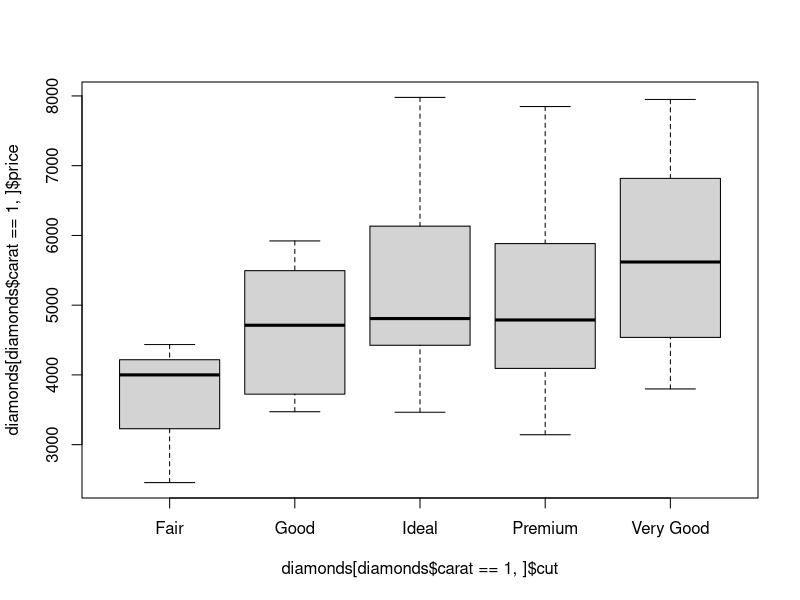
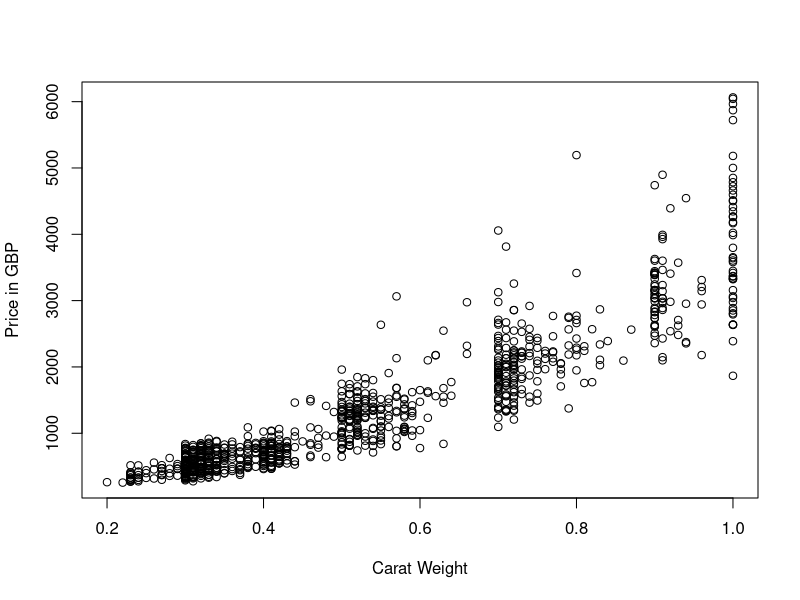
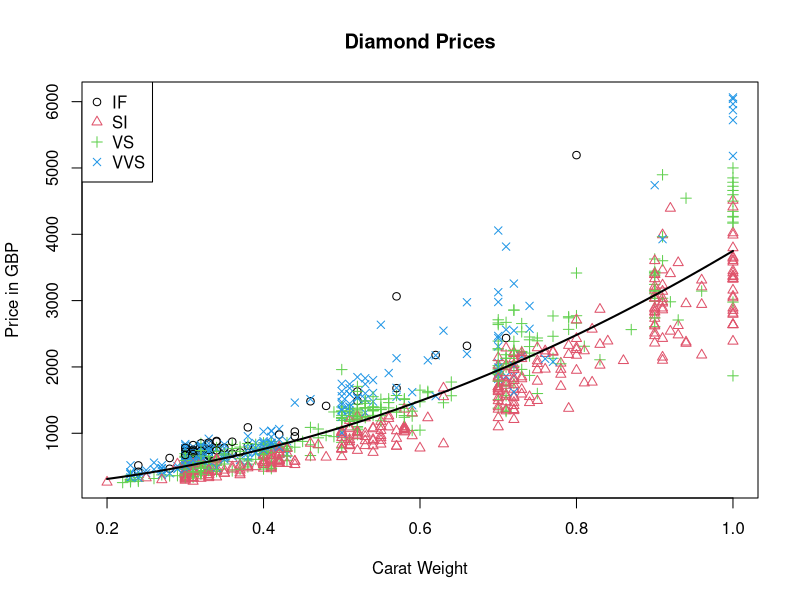
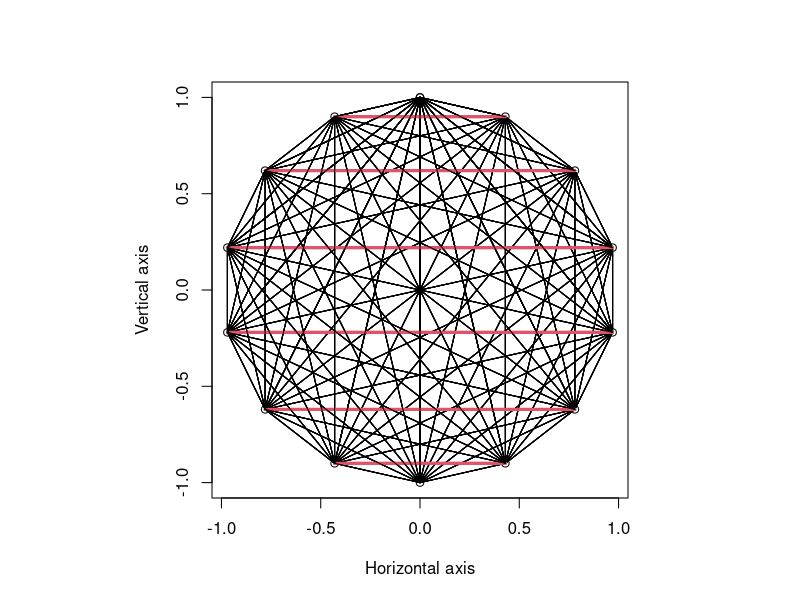
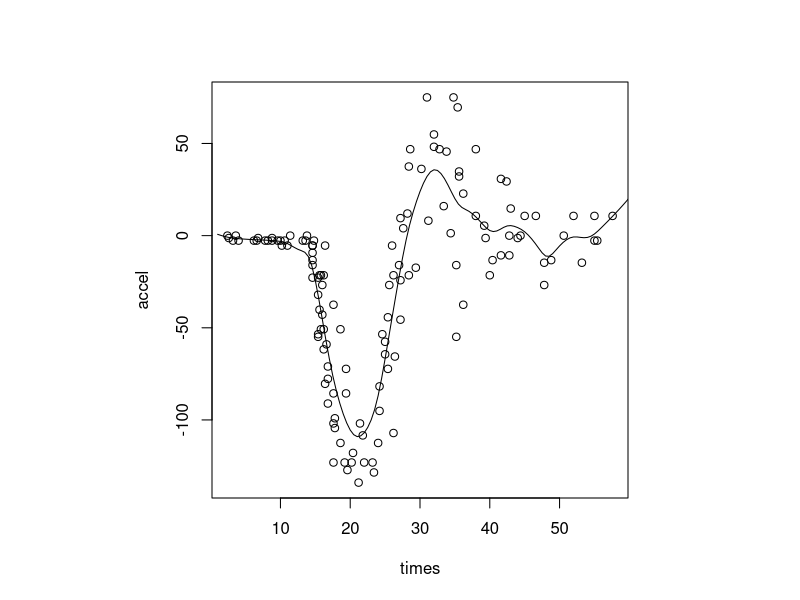

Here is the R script that generated these plots, in order:
#17_CT
setwd('/Users/kurisuuu/Documents/glasgow_stats_2021/introtoR/2017_CT2-20210210')
#(a) Read the data into R and store in an object called diamonds. 
#Ensure missing values are read in correctly.
?sapply
diamonds  <-read.csv("diamonds.csv", na.strings="*")

#(b) Delete all observations for which the clarity is missing.
diamonds=subset(diamonds,!is.na(clarity))
#or
diamonds <- diamonds[!is.na(diamonds$clarity),]

#(c) What proportion of diamonds have a cut grade of ‘Very Good’?
nrow(diamonds[diamonds$cut=="Very Good",])/nrow(diamonds)
###or
(sum(diamonds$cut=="Very Good")/nrow(diamonds))

#(d) For diamonds that are exactly one carat in weight, produce boxplots of 
#the diamond price for each of the cut grades. 
boxplot(diamonds[diamonds$carat==1,]$price~diamonds[diamonds$carat==1,]$cut)
#用boxplot函数

#(e) Find the minimum price of any diamond in the dataset which is 
#Premium cut and has the IF clarity grade
#diamonds[diamonds$cut=="Premium"&diamonds$clarity=="IF",]
#which.min(diamonds[diamonds$cut=="Premium"&diamonds$clarity=="IF"])
#Wrong,多个条件变体 用min直接求最小值，which.min返回index
min(diamonds$price[diamonds$cut=="Premium"&diamonds$clarity=="IF"])
#or
min(diamonds[diamonds$cut=="Premium"&diamonds$clarity=="IF",]$price)


#(f) Add a new column to the dataset, priceGBP, with contains the 
#price of diamonds in pounds (1 USD = 0.76 GBP).
diamonds=transform(diamonds,priceGBP=price*0.76)


#(g) Create a scatter plot of carat against priceGBP. Set the title of the plot to “Diamond Prices”. The x and y
#axis labels should be “Carat Weight” and “Price in GBP”, respectively
plot(priceGBP~carat,data=diamonds,title="Diamond Prices",
     xlab="Carat Weight",ylab="Price in GBP")

#(h) Modify the scatter plot from part (g) by using the plotting symbol and colour to represent the clarity grade.
#Add a legend to your plot.
# 对于plot，分组概念仍然混淆
plot(priceGBP~carat,data=diamonds,main="Diamond Prices",
     xlab="Carat Weight",ylab="Price in GBP",
     col=unclass(factor(clarity)),
     pch=unclass(factor(clarity)))
legend("topleft",legend=c("IF","SI","VS","VVS"),col=1:4,pch=1:4)

#(i) A regression line of the form y = α + β1x + β2x2 has been used to model how carat weight affects the price
#of diamonds. The coefficients of the fitted model were estimated to be α = 130:9; β1 = 220:4 and β2 = 3398:3.
#Add this fitted regression line to your scatterplot. [4 marks]
#Your plot should look similar to the one overleaf
#Wrong
#利用lines画线
xs=seq(0.2,1,length.out=100) #先把x坐标分割一下，越多的点，线越平滑
lines(x=xs,y=130.9+220.4*xs+3398.3*xs^2,lwd=2) #直接利用lines(x,y)画图



#task 2
#(a) Create vector t containing an equally-spaced sequence from 0 to 2π of length 15
n=15
t=seq(0,2*pi,length.out=n)
#correct

#(b) Create a matrix or data frame with two columns x and y and 15 rows, such that xi = sin(ti) and yi = cos(ti).
#Use the round function to round the values to two significant figures (i.e. 2 places after the decimal point)
#x=c(round(sin(t),2))
#y=c(round(cos(t),2))
#?round
#create a dataframe with 2 vector
x=data.frame(x=sin(t), y=cos(t))
data=round(x,2) #round函数

#(c) Create a plot of the data points from the matrix or data frame from part (b). The axis labels should be
#“Horizontal axis” and “Vertical axis”, respectively
par(pty="s") #当你需要正方形绘画区域的时候，用par(pty="s")
?par
###plot是先x后y的，然后lm是先y～再x
plot(data, xlab="Horizontal axis", ylab="Vertical axis")
#plot一个两行matrix的时候，正好对应好x和y

#(d) Connect all pairs of points in the plot from part (c) with a line
#?lines
#lines(data)
#######Wrong!!!
for(i in 1:n-1){ #用double loop来连结每一个点，1:n-1来连接i+1到n
  for(j in (i+1):n){ 
    lines(data[c(i,j),])
  }
}
#or
for(i in 1:n){
  for(j in 1:n){
    lines(data[c(i,j),])
  }
}

#(e) By adapting your code from part (d) draw over each of the horizontal 
#lines with a thicker red line
#怎么写horizontal line？不明白，只知道用line function
for(i in 1:n){
  for(j in 1:n){
    lines(data[c(i,j),])
    c2=data[i,2]==data[j,2] #y轴相等
    c3=data[i,1]!=data[j,1] #x轴不相等
    if(c2&c3){lines(data[c(i,j),],col=2,lwd=3)} #同时满足的时候，call line func.
  }
}

#task 3
#1. Draw X1; : : : ; Xk from the Expo(θ) distribution.
#Hint: You can draw realisations from the Expo(θ) distribution using the function rexp with the argument rate
#set to θ.
#2. Compute Y = X1 + : : : + Xk.
#wrong!!!
sample.gamma=function(n,k,theta){ 
  result=numeric(n) #初始化，result vector
  for(i in 1:n){
    result[i]=sum(rexp(k,theta)) #对于result(y)，里的每一个元素，都是k个x的和
  }
  result
}
sample.gamma(100,5,2)
?rexp 
#rexp自带 number of obersvations
#模拟100次和，n是模拟的次数！！！

#task 4
#a
#(α) Write a function weighted.ls which takes the vectors x, y, and w as arguments and which returns the
#weighted least squares estimate β^.
#weighted.ls=function(x,y,w){
#  beta_hat=solve(t(X)%*%W%*%X)%*%t(x)%*%W%*%Y
#}
#Wrong
weighted.ls=function(x,y,w){
  X=cbind(1,x)
  W=diag(w)
  solve(t(X)%*%W%*%X,t(X)%*%W%*%y)
}

#(β)Write a function predict.wls, which takes x, y, w and x0 as arguments, 
#and returns the least squares prediction y^0. Your function should first 
#call the function weighted.ls to compute β^ (from x, y and w) and then compute
#y0 using equation (1)
predict.wls=function(x,y,w,x0){
  beta=numeric(2) #不用初始化数组。。。
  beta=weighted.ls(x,y,w) 
  y0_hat=beta[1]+beta[2]*x0
}

#4b
#Write a function compute.weights which takes the vector x, the new observation x0 (a single number), and
#the parameter rho as arguments, and which computes the weights w.
#compute.weights=function(x,x0,rho){
#  n=length(x)
#  for(i in 1:n)
#     w=exp((-rho*x[i]-x0)^2)
#}
###甚至不用初始化新的vector，直接算一下拉倒！！！
compute.weights=function(x,x0,rho){
  exp(-rho*(x-x0)^2)
}

#4c
predict.locally.linear=function(x,y,x0,rho=0.2){
  w=compute.weights(x,x0,rho)
  predict.wls(x,y,w,x0)
}


################(not required)
library(MASS)
plot(mcycle)
x <- seq(1, 60, 0.5)
f.hat <- numeric(length(x))
for (i in 1:length(x))
  f.hat[i] <- predict.locally.linear(mcycle$times, mcycle$accel, x[i], 0.2 )
lines(x, f.hat)










